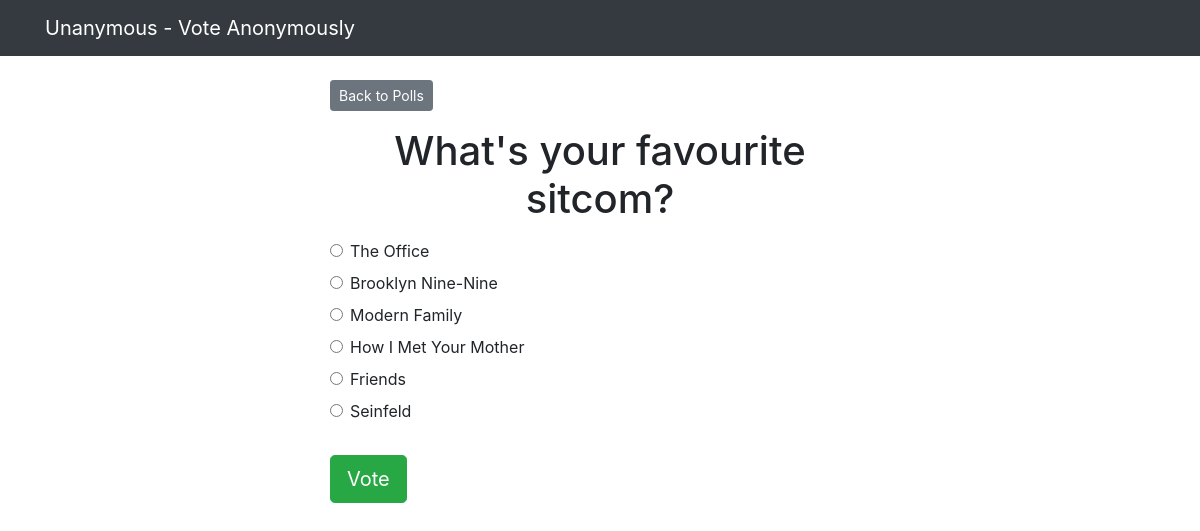
Page /polls/3/ on the committed database.
### polls/models.py (models this page shows, shortened)
class Question(models.Model):
    question_text = models.CharField(max_length=256)
    published_on = models.DateTimeField('date published')

class Choice(models.Model):
    question = models.ForeignKey(Question, on_delete=models.CASCADE)
    choice_text = models.CharField(max_length=200)
    votes = models.IntegerField(default=0)

### polls/views.py (the view)
# urls.py: path('<int:question_id>/', views.detail, name='detail'),
def detail(request, question_id):
    try:
        question = Question.objects.get(pk=question_id)
    except Question.DoesNotExist:
        raise Http404("Question does not exist")
    return render(request, 'polls/detail.html', {'question': question})

### templates/polls/detail.html (shortened to what this page needs)
{% extends 'base.html' %} {% block content %}
<a href="" class="btn btn-secondary btn-sm mb-3" href="{% url 'polls:index' %}"
  >Back to Polls</a
>
<h1 class="text-center mb-3">{{ question.question_text }}</h1>
<form action="{% url 'polls:vote' question.id %}" method="post">
  {% csrf_token %} {% for choice in question.choice_set.all %}
  <div class="form-check">
    <input
      type="radio"
      name="choice"
      class="form-check-input"
      id="choice{{ forloop.counter }}"
      value="{{ choice.id }}"
    />
    <label for="choice{{ forloop.counter }}">{{choice.choice_text}}</label>
  </div>
  {% endfor %}
  <input
    type="submit"
    value="Vote"
    class="btn btn-success btn-lg btn-black mt-4"
  />
</form>
{% endblock %}

### rows in the picture
Question: question_text "What's your favourite sitcom?"
Choice: choice_text "The Office"
Choice: choice_text "Brooklyn Nine-Nine"
Choice: choice_text "Modern Family"
Choice: choice_text "How I Met Your Mother"
Choice: choice_text "Friends"
Choice: choice_text "Seinfeld"
